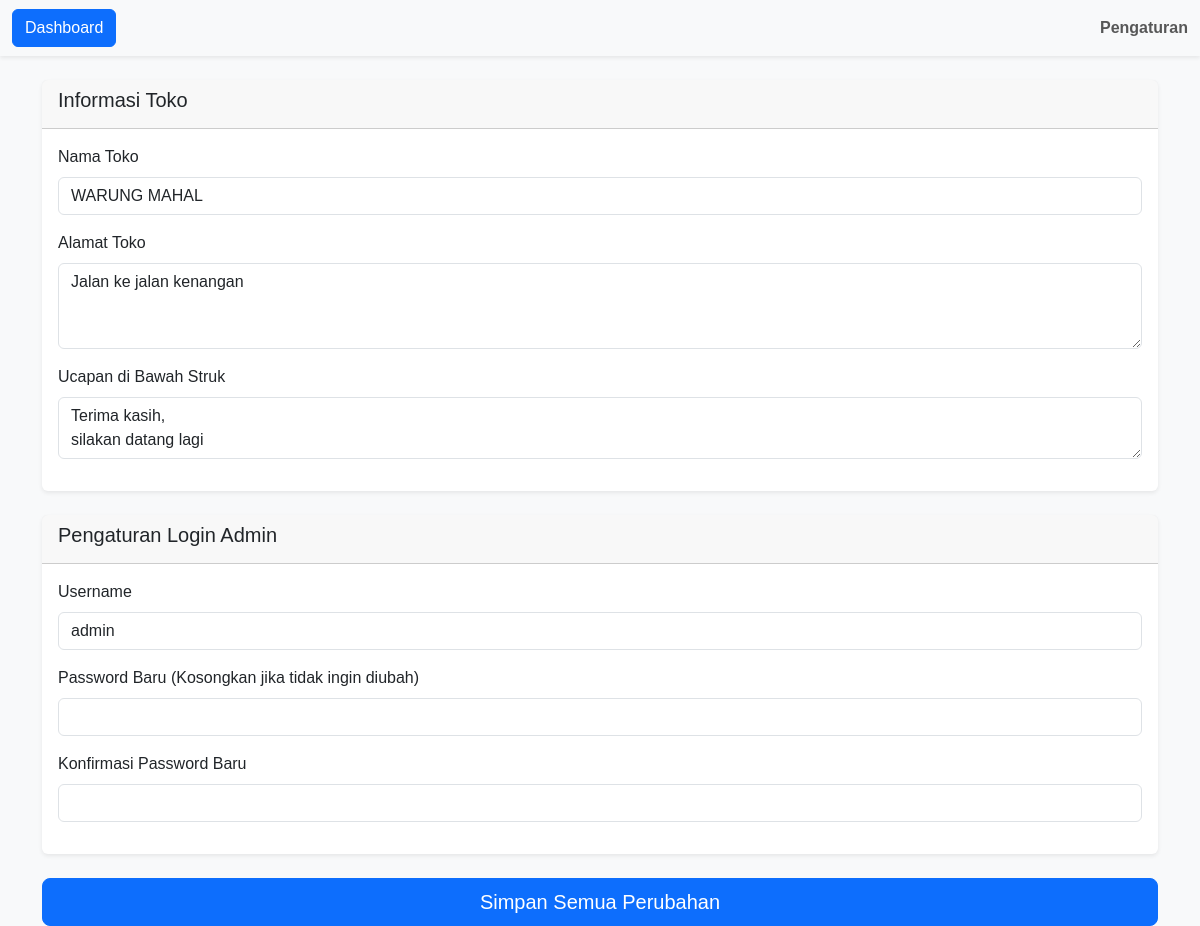
The page /pages/pengaturan/index.php (signed in) on the database its author committed.
### tables this page shows
CREATE TABLE `pengaturan` (
  `id_pengaturan` int(11) NOT NULL,
  `nama_toko` varchar(255) NOT NULL,
  `alamat_toko` text NOT NULL,
  `ucapan_struk` text NOT NULL
);

CREATE TABLE `users` (
  `id_user` int(11) NOT NULL,
  `username` varchar(50) NOT NULL,
  `password` varchar(255) NOT NULL
);

### pages/pengaturan/index.php (the view, shortened to what this page needs)
<?php
require_once '../../config/database.php';
$query_pengaturan = "SELECT * FROM pengaturan WHERE id_pengaturan = 1";
$result_pengaturan = mysqli_query($koneksi, $query_pengaturan);
$pengaturan = mysqli_fetch_assoc($result_pengaturan);
$query_user = "SELECT * FROM users WHERE id_user = 1";
$result_user = mysqli_query($koneksi, $query_user);
$user = mysqli_fetch_assoc($result_user);
?>
<!DOCTYPE html>
<html lang="id">
<head>
    <link href="https://cdn.jsdelivr.net/npm/bootstrap@5.3.3/dist/css/bootstrap.min.css" rel="stylesheet">
    <link rel="stylesheet" href="../../assets/css/style.css">
</head>
<body>
    <nav class="navbar navbar-light bg-light shadow-sm">
        <div class="container-fluid">
            <a class="btn btn-primary" href="../../index.php">
                Dashboard
            </a>
            <span class="navbar-text fw-bold">
                Pengaturan
            </span>
        </div>
    </nav>
    <main class="container mt-4">
        <form action="proses_update.php" method="POST">
            <div class="card shadow-sm border-0 mb-4">
                <div class="card-header">
                    <h5>Informasi Toko</h5>
                </div>
                <div class="card-body">
                    <div class="mb-3">
                        <label for="nama_toko" class="form-label">Nama Toko</label>
                        <input type="text" class="form-control" id="nama_toko" name="nama_toko" value="<?php echo htmlspecialchars($pengaturan['nama_toko']); ?>" required>
                    </div>
                    <div class="mb-3">
                        <label for="alamat_toko" class="form-label">Alamat Toko</label>
                        <textarea class="form-control" id="alamat_toko" name="alamat_toko" rows="3" required><?php echo htmlspecialchars($pengaturan['alamat_toko']); ?></textarea>
                    </div>
                    <div class="mb-3">
                        <label for="ucapan_struk" class="form-label">Ucapan di Bawah Struk</label>
                        <textarea class="form-control" id="ucapan_struk" name="ucapan_struk" rows="2" required><?php echo htmlspecialchars($pengaturan['ucapan_struk']); ?></textarea>
                    </div>
                </div>
            </div>
            <div class="card shadow-sm border-0">
                <div class="card-header">
                    <h5>Pengaturan Login Admin</h5>
                </div>
                <div class="card-body">
                    <div class="mb-3">
                        <label for="username" class="form-label">Username</label>
                        <input type="text" class="form-control" id="username" name="username" value="<?php echo htmlspecialchars($user['username']); ?>" required>
                    </div>
                    <div class="mb-3">
                        <label for="password_baru" class="form-label">Password Baru (Kosongkan jika tidak ingin diubah)</label>
                        <input type="password" class="form-control" id="password_baru" name="password_baru">
                    </div>
                    <div class="mb-3">
                        <label for="konfirmasi_password" class="form-label">Konfirmasi Password Baru</label>
                        <input type="password" class="form-control" id="konfirmasi_password" name="konfirmasi_password">
                    </div>
                </div>
            </div>
            <div class="d-grid mt-4">
                <button type="submit" class="btn btn-primary btn-lg">Simpan Semua Perubahan</button>
            </div>
        </form>
    </main>
</body>
</html>

### assets/css/style.css (style rules this page uses)
body { font-family: 'Poppins', sans-serif; background-color: #f8f9fa; }

### rows shown on the page
pengaturan: nama_toko "WARUNG MAHAL", alamat_toko "Jalan ke jalan kenangan", ucapan_struk "Terima kasih, silakan datang lagi"
users: username "admin"
